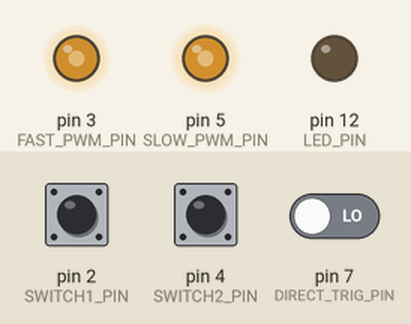
This sketch was run on a simulated Arduino Uno, built with avr-gcc and run on an emulated ATmega328P. On the bench: output pins drawn as LEDs (lit = HIGH). The test bench sets the inputs (shaded band); at power-on: pin 2 (SWITCH1_PIN) LOW, pin 4 (SWITCH2_PIN) LOW, pin 7 (DIRECT_TRIG_PIN) LOW. Pins used as bus, display or sensor lines are not drawn.

Above: at 1.2 s.
1.3 s: pin 2 (SWITCH1_PIN) pulled HIGH for 0.15 s
At 1.37 s:
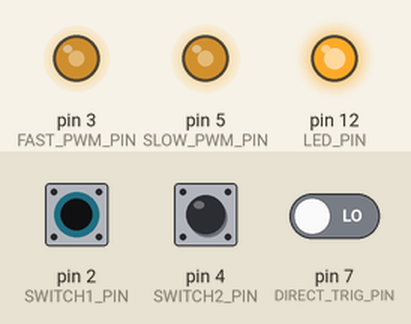
2.9 s: pin 2 (SWITCH1_PIN) pulled HIGH for 3.2 s
At 7.3 s:
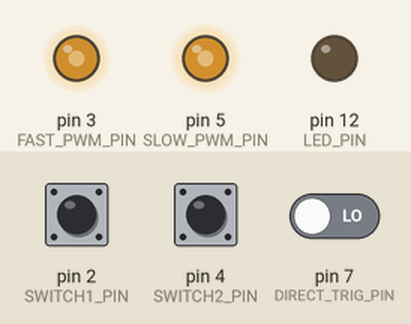
7.6 s: pin 4 (SWITCH2_PIN) pulled HIGH for 3.2 s
At 8.6 s:
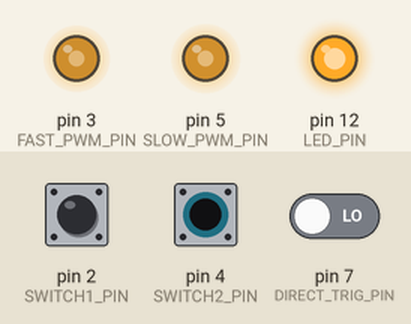
Timing chart, 0 to 12.3 s (numbered marks = the images above; inputs shaded):
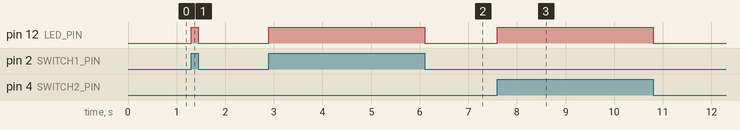

The sketch:

clock_gen.ino
```cpp
/*
  clock_gen:

  Uses an Arduino Uno (ATMega328P chip) to produce two master clock signals:

  pin 3: 2MHz clock output
  pin 5: 1kHz clock output

  where the pin numbers are board pin numbers, not chip pin numbers.

  This will not work on anything but the Arduino Uno. Make sure to use the Uno that has a crystal oscillator, since these have 0.01% temporal accuracy as opposed to RC oscillators, which are worse.

  @author John Choi
*/

#include <avr/io.h>
#include <avr/interrupt.h>

// Pin designations
const int SWITCH1_PIN = 2;
const int SWITCH2_PIN = 4;
const int DIRECT_TRIG_PIN = 7;
const int LED_PIN = 12;
const int TRIG_OUT_PIN = 8;
const int FAST_PWM_PIN = 3;
const int SLOW_PWM_PIN = 5;

const double dbtime = 100e-3;  // debounce time

typedef enum    // debounce state enum
  {LOW_READY, LOW_IGNORING, HIGH_READY, HIGH_IGNORING}
  DebounceState;

// globals
double t;
DebounceState dbstate;
double t_dbstart;
bool sw_debounce;

void setup() {
  cli(); // disable interrupts
  // pin 3 2MHz output using timer 2
  TCCR2A = 0xB3 ; // fast PWM with programmed TOP val
  TCCR2B = 0x09 ; // divide by 1 prescale
  TCNT2  = 0x00 ;
  OCR2A  = 0x07; // TOP = 7, cycles every 8 clocks
  OCR2B  = 0x05 ; // COMP for pin3

  // pin 5 1kHz output using timer 0
  TCCR0A = 0xB3 ; // fast PWM with programmed TOP val
  TCCR0B = 0x0B; // divide by 64 prescale
  TCNT0  = 0x00;
  OCR0A  = 0xF9; // TOP = 249, every 250 clocks
  OCR0B  = 0x64 ; // COMP value

  // timer 1 handles global timing, 500Hz. No output pin
  TCCR1A = 0;
  TCCR1B = 0;
  TCNT1 = 0;
  OCR1A = 0x007C; // 16MHz/(500Hz * 256) -1 = 124 = 0x007C
  TCCR1B |= (1 << WGM12);  // Mode 4, CTC on OCR1A
  TCCR1B |= (1 << CS12);   // set prescaler to 256
  TIMSK1 |= (1 << OCIE1A);  //Set interrupt on compare match

  t = 0.0; // set global time to 0
  sei(); // enable interrupts

  pinMode (SWITCH1_PIN, INPUT);     // pin directionalities
  pinMode (SWITCH2_PIN, INPUT);
  pinMode (DIRECT_TRIG_PIN, INPUT);
  pinMode (TRIG_OUT_PIN, OUTPUT);
  pinMode (LED_PIN, OUTPUT);
  pinMode (FAST_PWM_PIN, OUTPUT);
  pinMode (SLOW_PWM_PIN, OUTPUT);

  analogWrite(FAST_PWM_PIN, 3);   // set duty cycles of clock outputs
  analogWrite(SLOW_PWM_PIN, 100);

  dbstate = LOW_READY; // debounce state init
  sw_debounce = 0;
  t_dbstart = 0.0;
}


void loop() {

  // debounce using timer 1
  bool direct = digitalRead(DIRECT_TRIG_PIN);
  bool sw = digitalRead(SWITCH1_PIN) || digitalRead(SWITCH2_PIN);

  switch (dbstate)
    {
    case LOW_READY:
      if (sw){
  	sw_debounce = 1;
  	dbstate = HIGH_IGNORING;
  	t_dbstart = t;
      }
      break;
    case HIGH_IGNORING:
      if (t - t_dbstart >= dbtime){
  	dbstate = HIGH_READY;
      }
      break;
    case HIGH_READY:
      if (!sw){
  	sw_debounce = 0;
  	dbstate = LOW_IGNORING;
  	t_dbstart = t;
      }
      break;
    case LOW_IGNORING:
      if (t - t_dbstart >= dbtime){
  	dbstate = LOW_READY;
      }
      break;

    }

  digitalWrite(TRIG_OUT_PIN, sw_debounce || direct);
  digitalWrite(LED_PIN, sw_debounce || direct);

}


ISR(TIMER1_COMPA_vect){
  t+= 0.002;   // called every 2ms (500Hz)
}
```

Measured:
- after the input at 1.3 s, pin 12 (LED_PIN): LOW → HIGH at once, → LOW 0.15 s later
- after the input at 2.9 s, pin 12 (LED_PIN): LOW → HIGH at once, → LOW 3.2 s later
- after the input at 7.6 s, pin 12 (LED_PIN): LOW → HIGH at once, → LOW 3.2 s later
